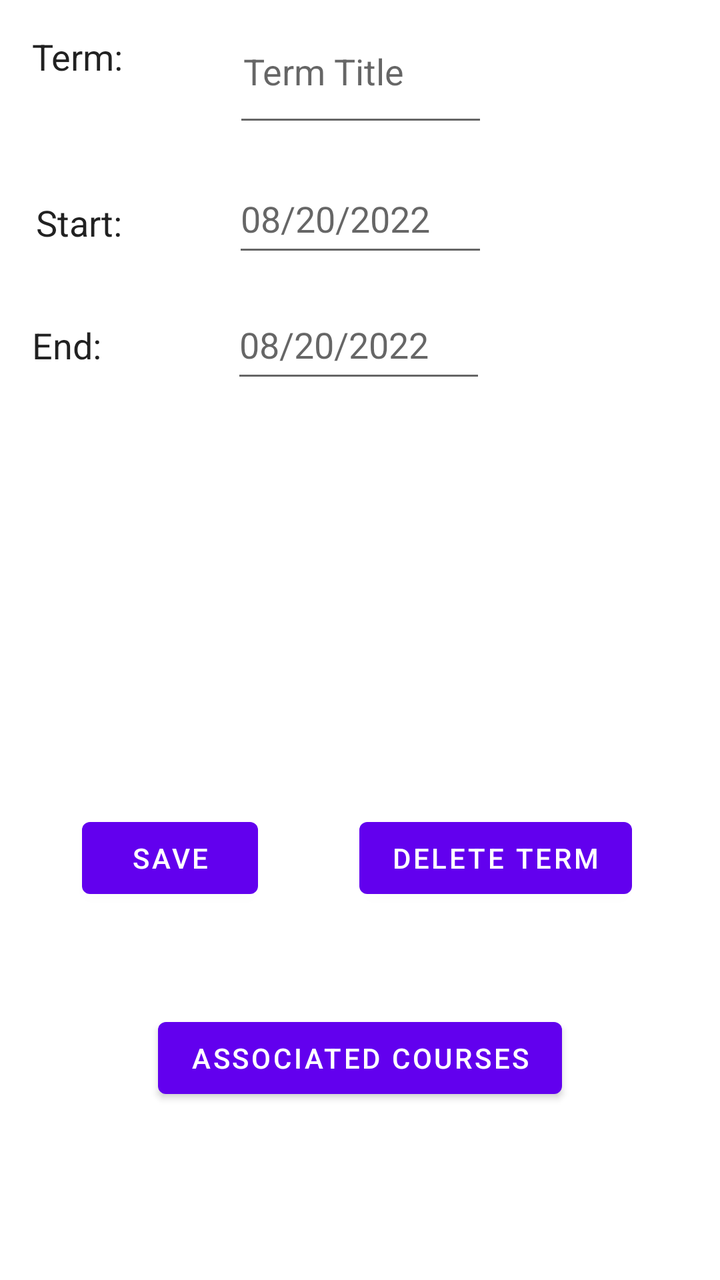
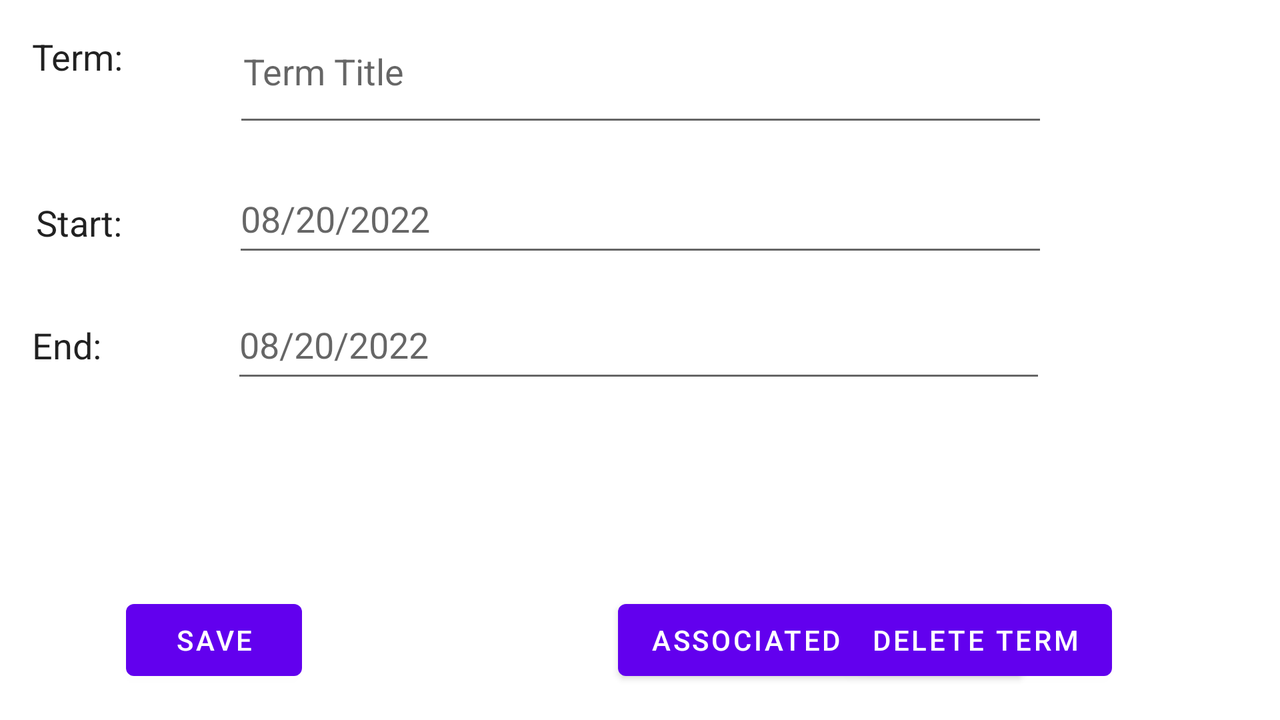

Compare how this app lays out the same screen by default and in its alternative resource folder. The renders come first, then the two layout files and the values they reference.
<!-- AndroidManifest.xml: application theme Theme.TermSchedulerBrandonClay -->
<!-- res/layout/activity_detailed_term_view.xml -->
<?xml version="1.0" encoding="utf-8"?>
<androidx.constraintlayout.widget.ConstraintLayout xmlns:android="http://schemas.android.com/apk/res/android"
    xmlns:app="http://schemas.android.com/apk/res-auto"
    xmlns:tools="http://schemas.android.com/tools"
    android:layout_width="match_parent"
    android:layout_height="match_parent"
    tools:context=".UI.DetailedTermActivity">


    <EditText
        android:id="@+id/editTermTitle"
        android:layout_width="0dp"
        android:layout_height="0dp"
        android:layout_marginEnd="116dp"
        android:layout_marginBottom="14dp"
        android:hint="Term Title"
        android:paddingLeft="5dp"
        app:layout_constraintBottom_toTopOf="@+id/editStartDateTerm"
        app:layout_constraintEnd_toEndOf="parent"
        app:layout_constraintStart_toEndOf="@+id/termTitle"
        app:layout_constraintTop_toTopOf="parent" />


    <EditText
        android:id="@+id/editStartDateTerm"
        android:layout_width="0dp"
        android:layout_height="51dp"
        android:layout_marginTop="66dp"
        android:layout_marginEnd="116dp"

        android:layout_marginBottom="63dp"
        android:ems="10"
        android:hint="08/20/2022"
        android:inputType="date"
        app:layout_constraintBottom_toBottomOf="@+id/editEndDateTerm"
        app:layout_constraintEnd_toEndOf="parent"
        app:layout_constraintStart_toEndOf="@+id/termStart"
        app:layout_constraintTop_toTopOf="@+id/termTitle" />

    <EditText
        android:id="@+id/editEndDateTerm"
        android:layout_width="0dp"
        android:layout_height="51dp"
        android:layout_marginTop="22dp"
        android:layout_marginEnd="117dp"
        android:ems="10"
        android:hint="08/20/2022"
        android:inputType="date"
        app:layout_constraintEnd_toEndOf="parent"
        app:layout_constraintStart_toEndOf="@+id/termEnd"
        app:layout_constraintTop_toBottomOf="@+id/termStart" />

    <TextView
        android:id="@+id/termTitle"
        android:layout_width="wrap_content"
        android:layout_height="wrap_content"
        android:layout_marginStart="16dp"
        android:layout_marginTop="16dp"
        android:layout_marginEnd="55dp"
        android:text="Term:"
        android:textAppearance="@style/TextAppearance.AppCompat.Light.Widget.PopupMenu.Large"
        android:textSize="18sp"
        app:layout_constraintEnd_toStartOf="@+id/editTermTitle"
        app:layout_constraintStart_toStartOf="parent"
        app:layout_constraintTop_toTopOf="parent" />

    <TextView
        android:id="@+id/termStart"
        android:layout_width="wrap_content"
        android:layout_height="wrap_content"
        android:layout_marginStart="18dp"
        android:layout_marginTop="99dp"
        android:layout_marginEnd="55dp"
        android:text="Start:"
        android:textAppearance="@style/TextAppearance.AppCompat.Light.Widget.PopupMenu.Large"
        android:textSize="18sp"
        app:layout_constraintEnd_toStartOf="@+id/editStartDateTerm"
        app:layout_constraintStart_toStartOf="parent"
        app:layout_constraintTop_toTopOf="parent" />

    <TextView
        android:id="@+id/termEnd"
        android:layout_width="wrap_content"
        android:layout_height="wrap_content"
        android:layout_marginStart="16dp"
        android:layout_marginTop="37dp"
        android:layout_marginEnd="65dp"
        android:text="End:"
        android:textAppearance="@style/TextAppearance.AppCompat.Light.Widget.PopupMenu.Large"
        android:textSize="18sp"
        app:layout_constraintEnd_toStartOf="@+id/editEndDateTerm"
        app:layout_constraintStart_toStartOf="parent"
        app:layout_constraintTop_toBottomOf="@+id/termStart" />

    <Button
        android:id="@+id/saveTerm"
        android:layout_width="wrap_content"
        android:layout_height="wrap_content"
        android:layout_marginStart="41dp"
        android:layout_marginBottom="187dp"
        android:onClick="saveTerm"
        android:text="Save"
        app:layout_constraintBottom_toBottomOf="parent"
        app:layout_constraintStart_toStartOf="parent" />

    <Button
        android:id="@+id/viewAssociatedCourses"
        android:layout_width="wrap_content"
        android:layout_height="wrap_content"
        android:layout_marginTop="52dp"
        android:onClick="associatedCourses"
        android:text="Associated Courses"
        app:layout_constraintEnd_toEndOf="parent"
        app:layout_constraintStart_toStartOf="parent"
        app:layout_constraintTop_toBottomOf="@+id/saveTerm" />

    <Button
        android:id="@+id/deleteTerm"
        android:layout_width="wrap_content"
        android:layout_height="wrap_content"
        android:layout_marginEnd="44dp"
        android:layout_marginBottom="52dp"
        android:onClick="deleteTerm"
        android:text="Delete Term"
        app:layout_constraintBottom_toTopOf="@+id/viewAssociatedCourses"
        app:layout_constraintEnd_toEndOf="parent" />

</androidx.constraintlayout.widget.ConstraintLayout>
<!-- resources referenced by this layout -->
<resources>
  <style name="Theme.TermSchedulerBrandonClay" parent="Theme.MaterialComponents.DayNight.DarkActionBar">
          
          <item name="colorPrimary">@color/purple_500</item>
          <item name="colorPrimaryVariant">@color/purple_700</item>
          <item name="colorOnPrimary">@color/white</item>
          
          <item name="colorSecondary">@color/teal_200</item>
          <item name="colorSecondaryVariant">@color/teal_700</item>
          <item name="colorOnSecondary">@color/black</item>
          
          <item name="android:statusBarColor" tools:targetApi="l">?attr/colorPrimaryVariant</item>
          
      </style>
  <color name="purple_500">#FF6200EE</color>
  <color name="purple_700">#FF3700B3</color>
  <color name="white">#FFFFFFFF</color>
  <color name="teal_200">#FF03DAC5</color>
  <color name="teal_700">#FF018786</color>
  <color name="black">#FF000000</color>
</resources>
<!-- res/layout-land/activity_detailed_term_view.xml (the repository's variant of the layout above) -->
<!-- drawn on the phone turned sideways -->
<?xml version="1.0" encoding="utf-8"?>
<androidx.constraintlayout.widget.ConstraintLayout xmlns:android="http://schemas.android.com/apk/res/android"
    xmlns:app="http://schemas.android.com/apk/res-auto"
    xmlns:tools="http://schemas.android.com/tools"
    android:layout_width="match_parent"
    android:layout_height="match_parent"
    tools:context=".UI.DetailedTermActivity">


    <EditText
        android:id="@+id/editTermTitle"
        android:layout_width="0dp"
        android:layout_height="0dp"
        android:layout_marginEnd="116dp"
        android:layout_marginBottom="14dp"
        android:hint="Term Title"
        android:paddingLeft="5dp"
        app:layout_constraintBottom_toTopOf="@+id/editStartDateTerm"
        app:layout_constraintEnd_toEndOf="parent"
        app:layout_constraintStart_toEndOf="@+id/termTitle"
        app:layout_constraintTop_toTopOf="parent" />


    <EditText
        android:id="@+id/editStartDateTerm"
        android:layout_width="0dp"
        android:layout_height="51dp"
        android:layout_marginTop="66dp"
        android:layout_marginEnd="116dp"

        android:layout_marginBottom="63dp"
        android:ems="10"
        android:hint="08/20/2022"
        android:inputType="date"
        app:layout_constraintBottom_toBottomOf="@+id/editEndDateTerm"
        app:layout_constraintEnd_toEndOf="parent"
        app:layout_constraintStart_toEndOf="@+id/termStart"
        app:layout_constraintTop_toTopOf="@+id/termTitle" />

    <EditText
        android:id="@+id/editEndDateTerm"
        android:layout_width="0dp"
        android:layout_height="51dp"
        android:layout_marginTop="22dp"
        android:layout_marginEnd="117dp"
        android:ems="10"
        android:hint="08/20/2022"
        android:inputType="date"
        app:layout_constraintEnd_toEndOf="parent"
        app:layout_constraintStart_toEndOf="@+id/termEnd"
        app:layout_constraintTop_toBottomOf="@+id/termStart" />

    <TextView
        android:id="@+id/termTitle"
        android:layout_width="wrap_content"
        android:layout_height="wrap_content"
        android:layout_marginStart="16dp"
        android:layout_marginTop="16dp"
        android:layout_marginEnd="55dp"
        android:text="Term:"
        android:textAppearance="@style/TextAppearance.AppCompat.Light.Widget.PopupMenu.Large"
        android:textSize="18sp"
        app:layout_constraintEnd_toStartOf="@+id/editTermTitle"
        app:layout_constraintStart_toStartOf="parent"
        app:layout_constraintTop_toTopOf="parent" />

    <TextView
        android:id="@+id/termStart"
        android:layout_width="wrap_content"
        android:layout_height="wrap_content"
        android:layout_marginStart="18dp"
        android:layout_marginTop="99dp"
        android:layout_marginEnd="55dp"
        android:text="Start:"
        android:textAppearance="@style/TextAppearance.AppCompat.Light.Widget.PopupMenu.Large"
        android:textSize="18sp"
        app:layout_constraintEnd_toStartOf="@+id/editStartDateTerm"
        app:layout_constraintStart_toStartOf="parent"
        app:layout_constraintTop_toTopOf="parent" />

    <TextView
        android:id="@+id/termEnd"
        android:layout_width="wrap_content"
        android:layout_height="wrap_content"
        android:layout_marginStart="16dp"
        android:layout_marginTop="37dp"
        android:layout_marginEnd="65dp"
        android:text="End:"
        android:textAppearance="@style/TextAppearance.AppCompat.Light.Widget.PopupMenu.Large"
        android:textSize="18sp"
        app:layout_constraintEnd_toStartOf="@+id/editEndDateTerm"
        app:layout_constraintStart_toStartOf="parent"
        app:layout_constraintTop_toBottomOf="@+id/termStart" />

    <Button
        android:id="@+id/viewAssociatedCourses"
        android:layout_width="wrap_content"
        android:layout_height="wrap_content"
        android:layout_marginStart="309dp"
        android:layout_marginBottom="16dp"
        android:onClick="associatedCourses"
        android:text="Associated Courses"
        app:layout_constraintBottom_toBottomOf="parent"
        app:layout_constraintStart_toStartOf="parent" />

    <Button
        android:id="@+id/deleteTerm"
        android:layout_width="wrap_content"
        android:layout_height="wrap_content"
        android:layout_marginEnd="84dp"
        android:layout_marginBottom="16dp"
        android:onClick="deleteTerm"
        android:text="Delete Term"
        app:layout_constraintBottom_toBottomOf="parent"
        app:layout_constraintEnd_toEndOf="parent" />

    <Button
        android:id="@+id/saveTerm"
        android:layout_width="wrap_content"
        android:layout_height="wrap_content"
        android:layout_marginStart="63dp"
        android:layout_marginBottom="16dp"
        android:onClick="saveTerm"
        android:text="Save"
        app:layout_constraintBottom_toBottomOf="parent"
        app:layout_constraintStart_toStartOf="parent" />

</androidx.constraintlayout.widget.ConstraintLayout>
